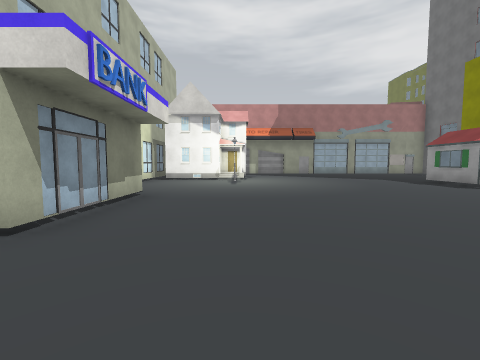
View 1 (above)

20 first-person views from a walk through a 3-D level made in the Unity game engine. The camera is 1.4 m above the floor, tilts 4° down and sees 90° across. The floor is counted in squares, 2 m on a side. Each view is taken from the middle of a square. On the plan, view 1 faces up. The plan holds only what a view shows up to about 9 squares ahead; the rest is blank. The place goes on beyond the plan. The player is left out. Some surface patterns are stand-ins.

View 2
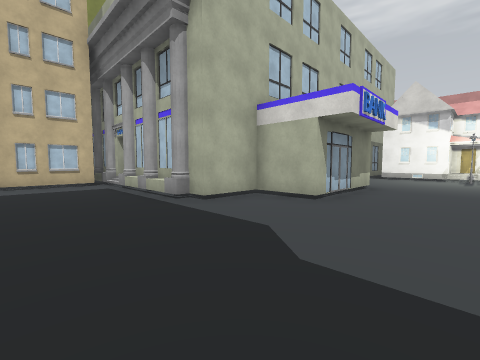

View 3
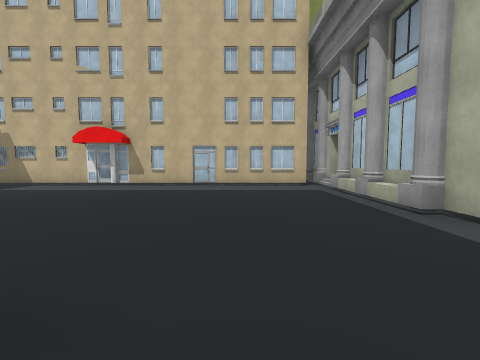

View 4
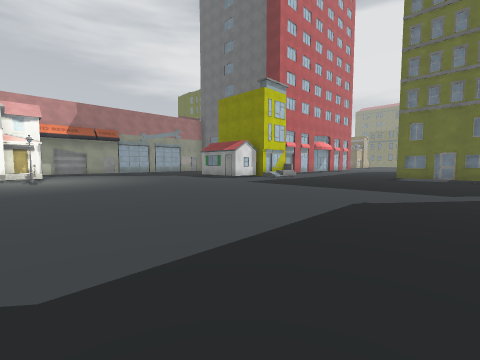

View 5
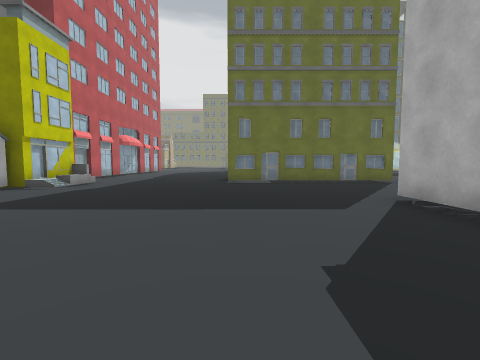

View 6
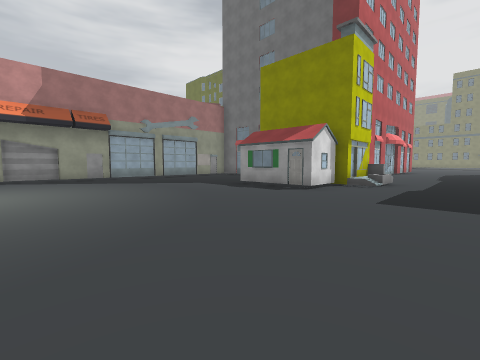

View 7
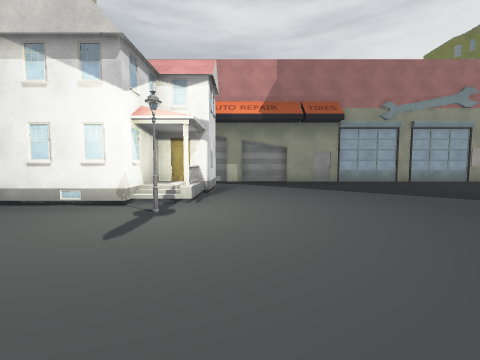

View 8
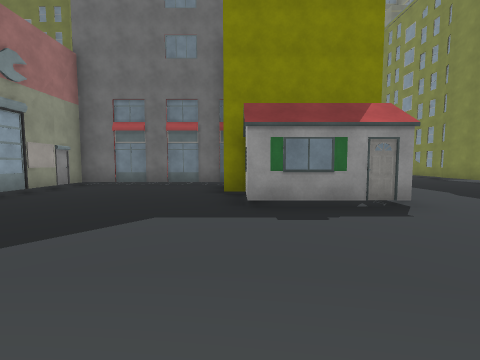

View 9
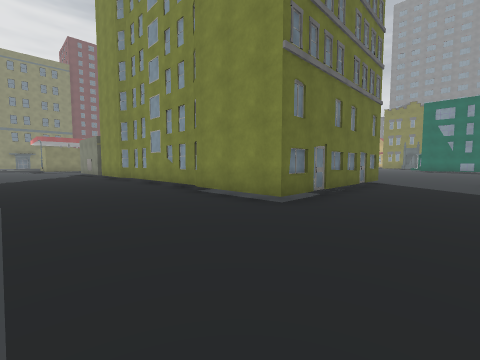

View 10
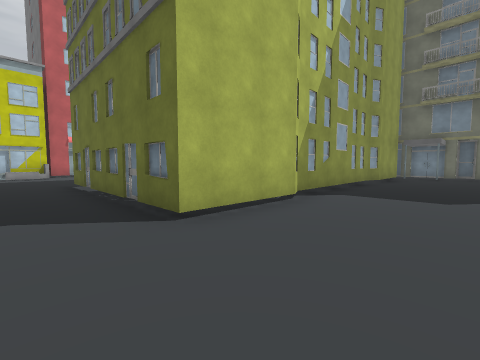

View 11
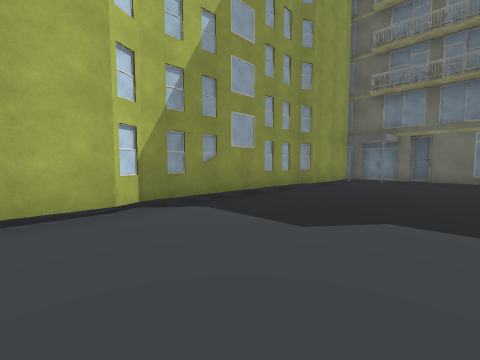

View 12
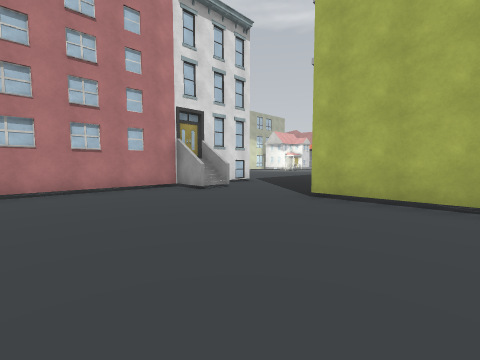

View 13
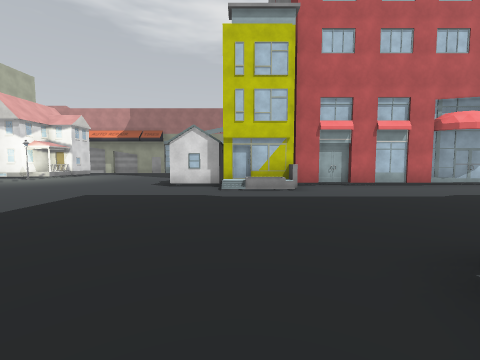

View 14
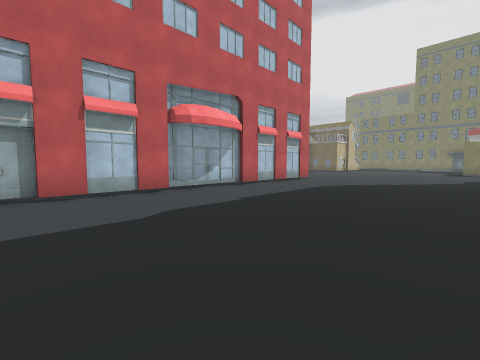

View 15
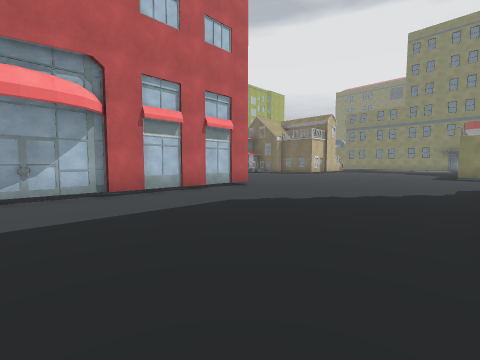

View 16
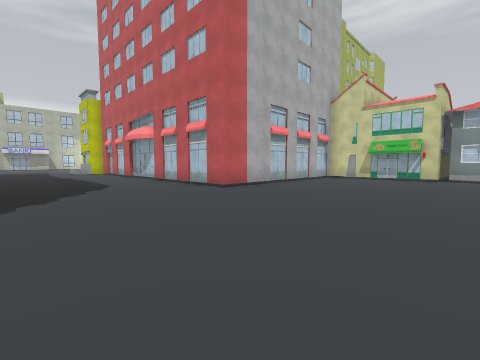

View 17
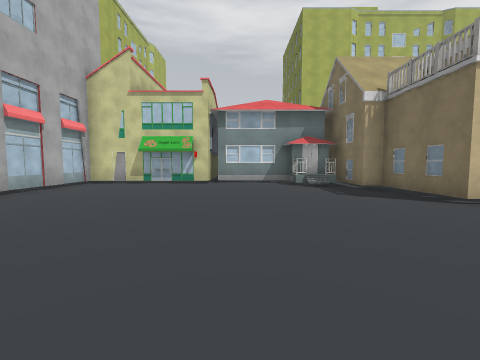

View 18
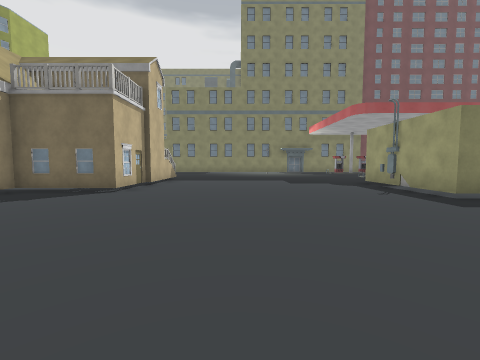

View 19
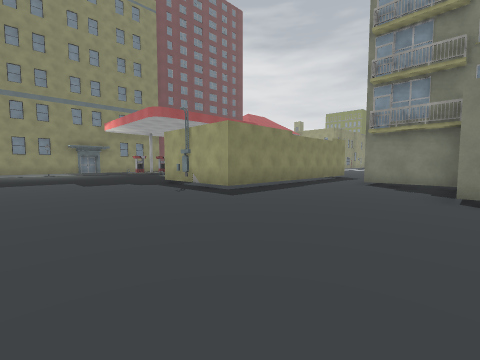

View 20
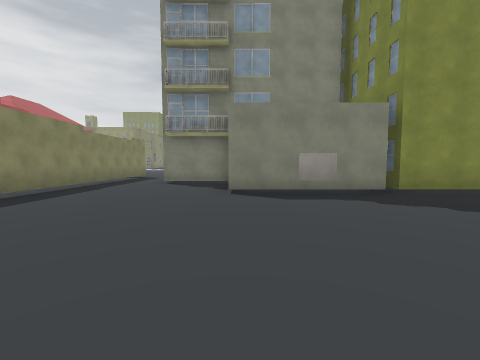

### Floor plan
Key: @ floor where view 1 was taken; # wall or solid block; x gap in a wall; . floor; S streetlight; B building; O other object.
Columns run from 9 left of view 1 to 35 right of it. Each row starts with its distance up from view 1.
 15           ###
 14          ##.#########          #########
 13          #..........#          #......B##
 12         ##..........#          #........#
 11         #B..........#          .........#
 10       ###B..........#          .........#
  9       ...S......##B            .........####B
  8       ..........B#             #............
  7       ..........### ############............
  6        ...........#B.........................
  5        #.....................................
  4        #.....................................
  3      ###.....................................
  2      #......................................
  1 ######..........................O......####.
  0 #........@..........B##############....#
 -1 #...................##            #....#
 -2 #...................#             #....#
 -3 #.......      ##....#             ###..#
 -4 #.......       #....#
 -5 #.....         #....############
 -6 #....          #B............x.#
 -7 #...           #...............#
 -8 #..            #...............#
 -9 #B             #...............#
-10 #              #.......

Where each view was taken, in squares from view 1:
view 1: 0 up, 0 right, facing up
view 2: 2 down, 0 right, facing up-left
view 3: 2 down, 1 left, facing left
view 4: 2 down, 1 left, facing up-right
view 5: 0 up, 2 right, facing right
view 6: 3 up, 1 right, facing up-right
view 7: 6 up, 1 right, facing up
view 8: 9 up, 3 right, facing right
view 9: 4 up, 8 right, facing down-right
view 10: 8 down, 9 right, facing up-right
view 11: 9 down, 12 right, facing up-right
view 12: 10 down, 13 right, facing up-left
view 13: 1 down, 9 right, facing up
view 14: 1 up, 12 right, facing up-right
view 15: 1 up, 16 right, facing up-right
view 16: 2 up, 27 right, facing up-left
view 17: 5 up, 27 right, facing up
view 18: 6 up, 25 right, facing right
view 19: 6 up, 25 right, facing down-right
view 20: 6 up, 25 right, facing down
